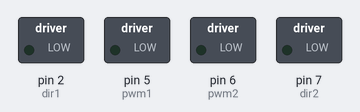
The sketch below on a simulated Arduino Uno, built with avr-gcc and run on an emulated ATmega328P. On the bench: switched loads named in the sketch (green lamp = pin HIGH).

Above: at 5.5 s.
At 6.5 s:
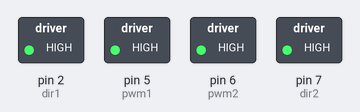
Timing chart, 0 to 8.0 s (numbered marks = the images above):
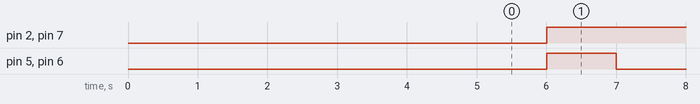

Measured:
- by itself, pin 2 (dir1), pin 7 (dir2): LOW → HIGH at 6.0 s
- by itself, pin 5 (pwm1), pin 6 (pwm2): alternates HIGH for 1.0 s and LOW for 1.0 s

The sketch:

sketch_sep21a.ino
```cpp
// Motor controler code
// datatype variable_name = value;

int pwm1 = 5;
int pwm2 = 6;
int dir1 = 2;
int dir2 = 7;

void setup() {
  delay(5000);
  pinMode(pwm1, OUTPUT);
  pinMode(pwm2, OUTPUT);
  pinMode(dir1, OUTPUT);
  pinMode(dir2, OUTPUT);
}

void loop() {
//  write(value, pin)
  delay(1000);
  analogWrite(pwm1, 255);
  analogWrite(pwm2, 255);
  digitalWrite(dir1, HIGH);
  digitalWrite(dir2, HIGH);
  delay(1000);
  analogWrite(pwm1, 0);
  analogWrite(pwm2, 0);

}
```
